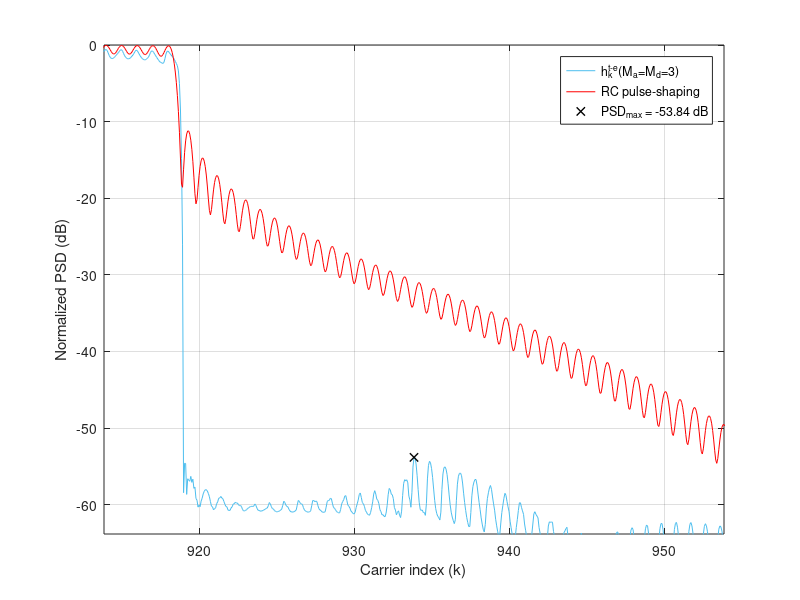

This figure's MATLAB source: (Note: this script raises an error after producing the figure.)
clear,
%% %%%%%%%%%%%%%%%%%%%%%%%%%%%%%%%%%%%%%%%%%%%%%%%%%%%%%%%%%%
% %                 LOAD THE PARAMETERS                   % %
%%%%%%%%%%%%%%%%%%%%%%%%%%%%%%%%%%%%%%%%%%%%%%%%%%%%%%%%%% %%
addpath('../../data/Fig2')
load('Fig2_Parameters_for_5G_NR_Ma_3_Md_3.mat');

Fsob = OFDM_param.Fsob; % Upsampling factor 
% Upsample in time-domain
N = OFDM_param.N*Fsob;
Ngi = OFDM_param.Ngi*Fsob;
b = (OFDM_param.b+1)*Fsob-1;
L = OFDM_param.L*Fsob;
Ms = OFDM_param.Ms;
g = OFDM_param.g;
us = OFDM_param.us;
ue = OFDM_param.ue;

ur = us + ue;

Pd = GenPulse_param.Pd;
Pd_todas = GenPulse_param.Pd_todas;
Paic = GenPulse_param.Paic;
Ptk = GenPulse_param.Ptk;
R_aic = GenPulse_param.R_aic;
R_tk = GenPulse_param.R_tk;
NexTemp = GenPulse_param.NexTemp;
cell_coef_lim = GenPulse_param.cell_coef_lim;



%% %%%%%%%%%%%%%%%%%%%%%%%%%%%%%%%%%%%%%%%%%%%%%%%%%%%%%%%%%%
%            OBTAIN THE PULSES IN THE SCENARIO            % %
%%%%%%%%%%%%%%%%%%%%%%%%%%%%%%%%%%%%%%%%%%%%%%%%%%%%%%%%%% %%

eta = (N+Ngi-b-1)/2; 
vn=(0:L+b-1)'-Ngi;  % Dicrete time axis vector
n0 = eta+b-Ngi;     % Phase delay due to Hermiticity


h_k = zeros((2*NexTemp+1)*L+b, N); % Matrix containing the proposed pulses
aic_k = zeros((2*NexTemp+1)*L+b, N);  % Matrix containing the AIC term
t_k = zeros((2*NexTemp+1)*L+b, N);    % Matrix containing the AST term

% Obtain h_k for every data carrier
for ind_k = 1:length(Pd);

    % % AIC terms
    %%%%%%%%%%%%%%%%%%%%%%%%%%%%%%%%%%
    % Central term
    Pc = exp(1j*2*pi/N*repmat(vn,1,length(Paic{ind_k})).*repmat(Paic{ind_k}.',length(vn),1)).*repmat(g.',1,length(Paic{ind_k}));
    % Advanced and delayed terms
    Pc = repmat(Pc,1,2*NexTemp+1);

    Omega_c_n0 = diag(repmat(exp(-1j*2*pi*Paic{ind_k}*n0/N),1+2*NexTemp,1));
    aic_temp = Pc*Omega_c_n0*diag(R_aic{ind_k}).*exp(1j*2*pi*Pd(ind_k)*n0/N);
    aic_k((NexTemp*L+1):(NexTemp+1)*L+b,Pd(ind_k)+N/2+1) = sum(aic_temp(:,1:length(Paic{ind_k})),2);    % CENTRAL TERM
    
    m_temp = 0;
    for ind_m = 1:NexTemp;                                                                              % ADVANCED AND DELAYED TERMS
        aic_k(((NexTemp-ind_m)*L+1):((NexTemp-ind_m+1)*L+b),Pd(ind_k)+N/2+1) = aic_k(((NexTemp-ind_m)*L+1):((NexTemp-ind_m+1)*L+b),Pd(ind_k)+N/2+1) + sum(aic_temp(:,(length(Paic{ind_k})*(1+m_temp)) + (1:length(Paic{ind_k}))),2);
        aic_k(((NexTemp+ind_m)*L+1):((NexTemp+ind_m+1)*L+b),Pd(ind_k)+N/2+1) = aic_k(((NexTemp+ind_m)*L+1):((NexTemp+ind_m+1)*L+b),Pd(ind_k)+N/2+1) + sum(aic_temp(:,(length(Paic{ind_k})*(1+m_temp+1)) + (1:length(Paic{ind_k}))),2);
        m_temp = m_temp+2;
    end
    
    % % AST terms
    %%%%%%%%%%%%%%%%%%%%%%%%%%%%%%%%%%
    % Central term
    Ts = exp(1j*2*pi/N*repmat(vn,1,length(Ptk{ind_k})).*repmat(Ptk{ind_k}.',length(vn),1)).*repmat(us.',1,length(Ptk{ind_k}));
    Te = exp(1j*2*pi/N*repmat(vn,1,length(Ptk{ind_k})).*repmat(Ptk{ind_k}.',length(vn),1)).*repmat(ue.',1,length(Ptk{ind_k}));
    T = [Ts, Te];
    
    % Advanced and delayed terms
    T = repmat(T,1,NexTemp+1);
    Omega_c_n0 = diag(repmat(exp(-1j*2*pi*Ptk{ind_k}*n0/N),2*(1+NexTemp),1));
    t_k_temp = T*Omega_c_n0*diag(R_tk{ind_k}).*exp(1j*2*pi*Pd(ind_k)*n0/N);
    t_k(((NexTemp)*L+1):((NexTemp+1))*L+b,Pd(ind_k)+N/2+1) = sum(t_k_temp(:,1:2*length(Ptk{ind_k})),2);

    m_temp = 0;
    for ind_m = 1:NexTemp;
            t_k(((NexTemp-ind_m)*L+1):(NexTemp-ind_m+1)*L+b,Pd(ind_k)+N/2+1) = t_k(((NexTemp-ind_m)*L+1):(NexTemp-ind_m+1)*L+b,Pd(ind_k)+N/2+1) + sum(t_k_temp(:,length(Ptk{ind_k})*(2+m_temp) + (1:length(Ptk{ind_k}))),2);
            t_k(((NexTemp+ind_m)*L+1):(NexTemp+ind_m+1)*L+b,Pd(ind_k)+N/2+1) = t_k(((NexTemp+ind_m)*L+1):(NexTemp+ind_m+1)*L+b,Pd(ind_k)+N/2+1) + sum(t_k_temp(:,length(Ptk{ind_k})*(2+m_temp+1) + (1:length(Ptk{ind_k}))),2);
            m_temp = m_temp + 2;
    end
end

h_k = aic_k + t_k;

p_k_conv = exp(1j*(2*pi/N)*repmat(vn,1,length(Pd_todas)).*repmat(Pd_todas.',length(vn),1)).*repmat(g.',1,length(Pd_todas));

h_k(NexTemp*L + (1:L+b),Pd_todas+N/2+1) = h_k(NexTemp*L + (1:L+b),Pd_todas+N/2+1) + p_k_conv;


%% %%%%%%%%%%%%%%%%%%%%%%%%%%%%%%%%%%%%%%%%%%%%%%%%%%%%%%%%%%
% %     REPRESENTATION OF THE PULSES IN THE SCENARIO      % %
%%%%%%%%%%%%%%%%%%%%%%%%%%%%%%%%%%%%%%%%%%%%%%%%%%%%%%%%%% %%

% Obtain the PSD
H_k = fft(h_k,N*Ms);
P_k = fft(p_k_conv,N*Ms);

psd_H = fftshift(sum(abs(H_k).^2,2));
psd_P = fftshift(sum(abs(P_k).^2,2));

x = (-N*Ms/2:N*Ms/2-1)/(Ms);
indices = find(ismember(x,[-N/2,N/2-1]));
indices = indices(1):1:indices(2);

x = x+N/2;
y_h = 10*log10(psd_H/max(psd_H));
y_p = 10*log10(psd_P/max(psd_P));

PSD_max = max(max(y_h(find(x>Pd_todas(end)+N/2+1.67))), max(y_h(find(x<Pd_todas(1)+N/2-1.67)))); %% PSD_MAX IS SOUGHT BEYOND THE 0.67 SCS GUARD BAND THAT IS LEFT BY EACH SIDE
x_PSD_max = x(find(y_h==PSD_max));

% Fig 2 (5G NR Ma=Md=3)
figure,
plot(x(indices),y_h(indices), 'DisplayName', 'h_k^{t-e}(M_a=M_d=3)', 'Color', "#4DBEEE"); hold on; grid on;
plot(x(indices),y_p(indices), 'DisplayName', 'RC pulse-shaping', 'Color', 'r');
plot(x_PSD_max, PSD_max, 'Marker', 'x', 'Color', 'k', 'LineStyle', 'none','LineWidth',1, 'DisplayName', ['PSD_{max} = ', num2str(PSD_max, '%.2f'), ' dB'])
xlabel('Carrier index (k)'); ylabel('Normalized PSD (dB)'); legend('show')
xlim(x_PSD_max+[-20,20]); ylim([min(-60,PSD_max-10),0])



%% %%%%%%%%%%%%%%%%%%%%%%%%%%%%
% %     CLARIFYING NOTE     % %
%%%%%%%%%%%%%%%%%%%%%%%%%%%% %%

NOTE = ['NOTE: The maximum number of RB that can be used in a 5 MHz channel is 25, which is equivalent to 4.5 MHz (SCS = 15 kHz).',...
    ' That leaves a 500 kHz guard band, 250 kHz by each side of the transmission band.',...
    ' If this guard band is reduced by repurposing those carriers that were previously assigned to it for data transmission, it can be reduced by up to 16 subcarriers, leaving a residual guard band 10 kHz wide (2/3 of an SCS).',...
    ' Hence, the PSD peak can be sought beyond that guard band, which is 1.67 SCS beyond the outermost transmitting subcarrier by each end of the passband.'];
wrapped_NOTE = textwrap({NOTE}, 70);
disp('##################################################################################')
fprintf('\n')
disp(wrapped_NOTE)
disp('##################################################################################')